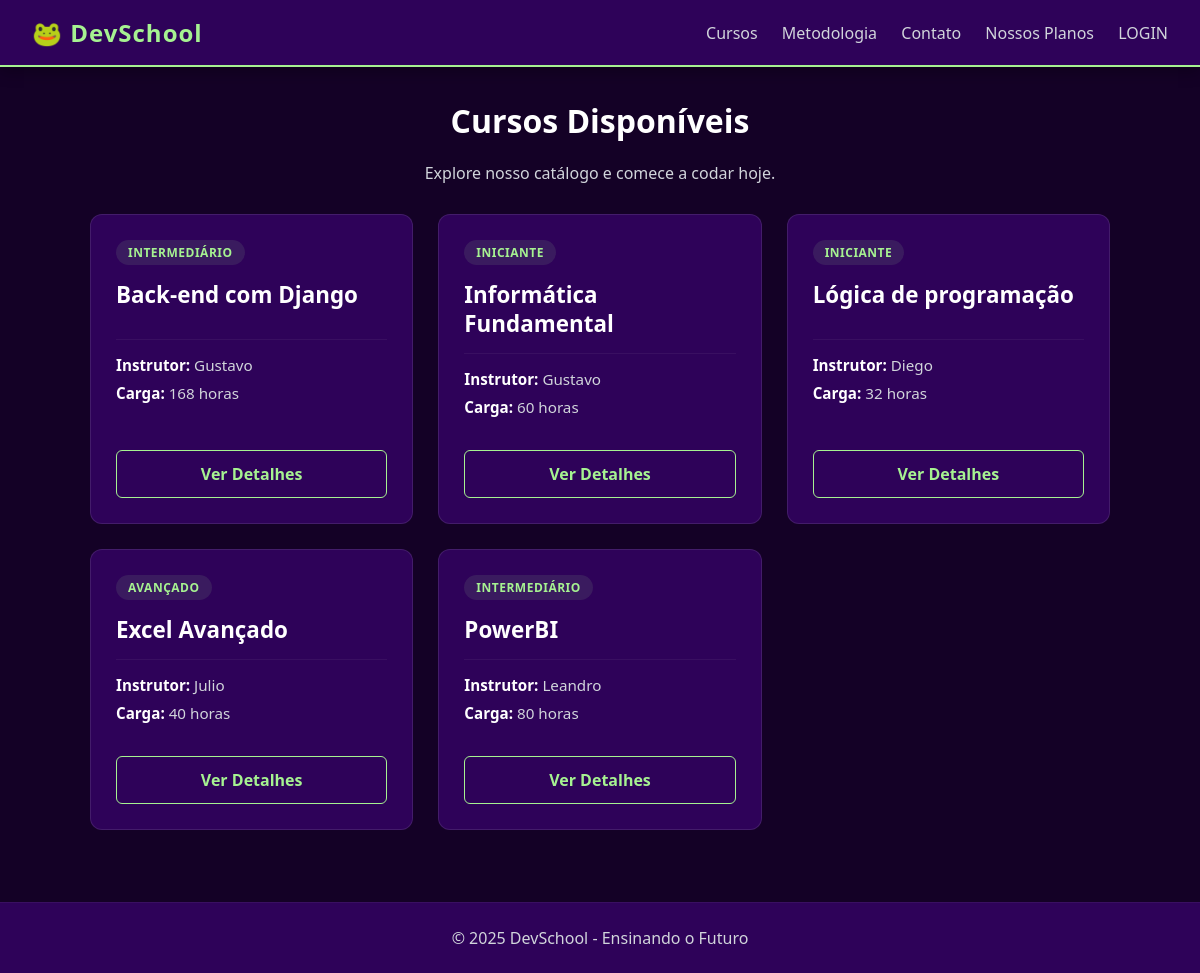
The page / on the database its author committed.
### app/models.py (models this page shows, shortened)
class Curso(models.Model):
    nome = models.CharField(max_length=200)
    instrutor = models.CharField(max_length=100)
    carga_horaria = models.IntegerField()
    NIVEL_CHOICES = [
        ('Iniciante', 'Iniciante'),
        ('Intermediário', 'Intermediário'),
        ('Avançado', 'Avançado'),
    ]
    nivel = models.CharField(max_length=50, choices=NIVEL_CHOICES, default='Iniciante')
    descricao = models.CharField(max_length=1000, default = '')

### app/views.py (the view)
# urls.py: path('', views.home_view, name='home'),
def home_view(request):
    todos_os_cursos = Curso.objects.all()
    context = {
        'instrutor': 'Gustavo',
        'logado': request.user.is_authenticated,
        'cursos': todos_os_cursos  # 3. Passar dados reais
    }
    return render(request, 'home.html', context)

### app/templates/home.html (shortened to what this page needs)
{% extends 'base.html' %}
{% block conteudo %}
<div class="container">
    <div class="text-center mb-30">
        <h1 style="color: var(--text-main);">Cursos Disponíveis</h1>
        <p style="color: var(--text-secondary);">Explore nosso catálogo e comece a codar hoje.</p>
    </div>
    <div class="courses-container">
        {% for curso in cursos %}
        <div class="course-card" style="position: relative;">
            <div class="course-header">
                <span class="badge-level">{{ curso.nivel }}</span>
                <h3 class="course-title">{{ curso.nome }}</h3>
            </div>
            <div class="course-info">
                <p><strong>Instrutor:</strong> {{ curso.instrutor }}</p>
                <p><strong>Carga:</strong> {{ curso.carga_horaria }} horas</p>
            </div>
            <a href="{% url 'curso_detalhe' curso.pk %}" class="btn-course">
                Ver Detalhes
            </a>
        </div>
        {% empty %}
        <p style="color: var(--text-secondary);">Nenhum curso disponível no momento.</p>
        {% endfor %}
    </div>
</div>
{% endblock %}

### app/templates/base.html (shortened to what this page needs)
<!DOCTYPE html>
<html lang="pt-BR">
<head>
    {% load static %}
    <link rel="stylesheet" href="{% static 'style.css' %}">
</head>
<body>
    <header>
    <nav>
        <h2>🐸 DevSchool</h2>
        <div>
            <a href="/">Cursos</a>
            <a href="/metodologia">Metodologia</a>
            <a href="/contato">Contato</a>
            <a href="/assinaturas">Nossos Planos</a>
            {% if user.is_authenticated %} <span style="margin-left: 15px; font-size: 0.9em; color: #bdc3c7;">
                    Bem vindo, {{ user.username }}
                </span>
            {% else %}
                <a href="{% url 'login' %}">LOGIN</a>
            {% endif %}
        </div>
    </nav>
    </header>
    <main>
    <div class="container">
        {% block conteudo %}
        {% endblock %}
    </div>
    </main>
    <footer>© 2025 DevSchool - Ensinando o Futuro</footer>
</body>
</html>

### app/static/style.css (style rules this page uses)
:root { --background-color: #140126; --primary-surface: #2E0259; --accent-color: #A6F291; --contrast-text: #022601; --text-main: #ffffff; --text-secondary: #d1d5db; }
* { margin: 0; padding: 0; box-sizing: border-box; }
body { font-family: 'Segoe UI', Tahoma, Geneva, Verdana, sans-serif; background-color: var(--background-color); color: var(--text-main); display: flex; flex-direction: column; min-height: 100vh; }
nav { background-color: var(--primary-surface); padding: 1rem 2rem; display: flex; justify-content: space-between; align-items: center; border-bottom: 2px solid var(--accent-color); box-shadow: 0 4px 15px rgba(0,0,0,0.3); }
nav h2 { font-size: 1.5rem; font-weight: bold; letter-spacing: 1px; color: var(--accent-color); }
nav a { color: var(--text-secondary); text-decoration: none; margin-left: 20px; font-weight: 500; transition: color 0.3s; }
.container { max-width: 1100px; margin: 2rem auto; padding: 0 20px; flex: 1; width: 100%; }
footer { background-color: var(--primary-surface); color: var(--text-secondary); text-align: center; padding: 1.5rem; margin-top: auto; border-top: 1px solid rgba(255,255,255,0.05); }
h1, h3 { color: var(--text-main); margin-bottom: 20px; }
.text-center { text-align: center; }
.mb-30 { margin-bottom: 30px; }
.courses-container { display: grid; grid-template-columns: repeat(auto-fit, minmax(300px, 1fr)); gap: 25px; margin-top: 30px; padding-bottom: 40px; }
.course-card { background-color: var(--primary-surface); border: 1px solid rgba(255, 255, 255, 0.1); border-radius: 12px; padding: 25px; display: flex; flex-direction: column; justify-content: space-between; transition: transform 0.3s, border-color 0.3s, box-shadow 0.3s; height: 100%; }
.badge-level { display: inline-block; background-color: rgba(166, 242, 145, 0.1); color: var(--accent-color); font-size: 0.75rem; font-weight: bold; padding: 4px 12px; border-radius: 20px; text-transform: uppercase; letter-spacing: 0.5px; margin-bottom: 15px; }
.course-title { color: var(--text-main); font-size: 1.4rem; margin-bottom: 15px; line-height: 1.3; }
.course-info { margin-bottom: 25px; border-top: 1px solid rgba(255, 255, 255, 0.05); padding-top: 15px; }
.course-info p { color: var(--text-secondary); font-size: 0.95rem; margin-bottom: 8px; }
.course-info strong { color: var(--text-main); }
.btn-course { display: block; width: 100%; text-align: center; padding: 12px; border-radius: 6px; text-decoration: none; font-weight: bold; background: transparent; border: 1px solid var(--accent-color); color: var(--accent-color); transition: all 0.2s; }
:root { --danger-color: #ef4444; --danger-hover: #dc2626; }

### rows shown on the page
Curso: nivel "INTERMEDIÁRIO", nome "Back-end com Django", instrutor "Gustavo", carga_horaria "168"
Curso: nivel "INICIANTE", nome "Informática Fundamental", instrutor "Gustavo", carga_horaria "60"
Curso: nivel "INICIANTE", nome "Lógica de programação", instrutor "Diego", carga_horaria "32"
Curso: nivel "AVANÇADO", nome "Excel Avançado", instrutor "Julio", carga_horaria "40"
Curso: nivel "INTERMEDIÁRIO", nome "PowerBI", instrutor "Leandro", carga_horaria "80"
